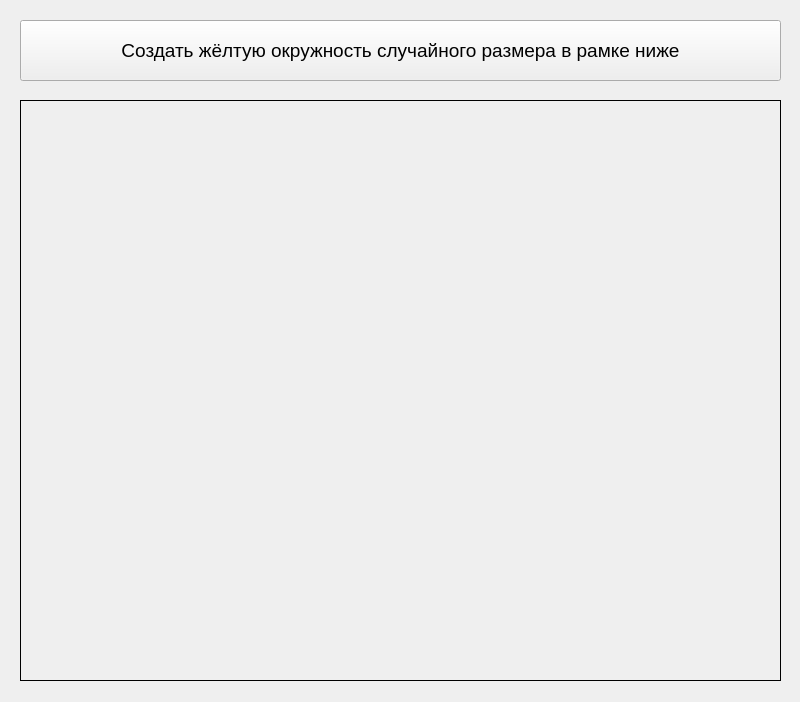
<?xml version="1.0" encoding="UTF-8"?>
<ui version="4.0">
 <class>MainWindow</class>
 <widget class="QMainWindow" name="MainWindow">
  <property name="geometry">
   <rect>
    <x>0</x>
    <y>0</y>
    <width>800</width>
    <height>702</height>
   </rect>
  </property>
  <property name="windowTitle">
   <string>Git and yellow circles</string>
  </property>
  <widget class="QWidget" name="centralwidget">
   <widget class="QLabel" name="label">
    <property name="geometry">
     <rect>
      <x>20</x>
      <y>100</y>
      <width>761</width>
      <height>581</height>
     </rect>
    </property>
    <property name="frameShape">
     <enum>QFrame::Box</enum>
    </property>
    <property name="text">
     <string/>
    </property>
   </widget>
   <widget class="QPushButton" name="pushButton">
    <property name="geometry">
     <rect>
      <x>20</x>
      <y>20</y>
      <width>761</width>
      <height>61</height>
     </rect>
    </property>
    <property name="font">
     <font>
      <pointsize>14</pointsize>
     </font>
    </property>
    <property name="text">
     <string>Создать жёлтую окружность случайного размера в рамке ниже</string>
    </property>
   </widget>
  </widget>
 </widget>
 <resources/>
 <connections/>
</ui>
